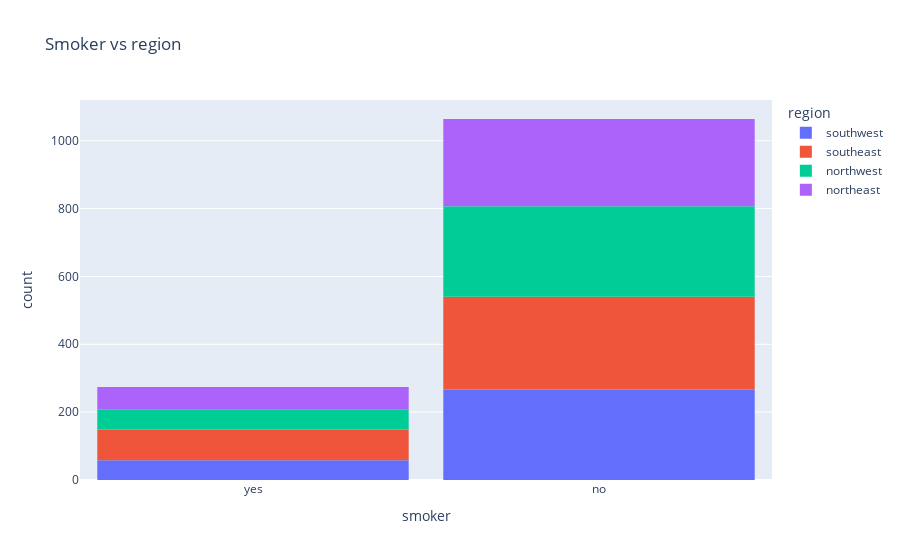

Notebook cell for this chart:
### Markdown cell above
Note that the smokers are fairly average acorss sex.

### Code cell
fig = px.histogram(medical_df, x='smoker', color='region', title='Smoker vs region')
fig.update_layout(bargap=0.1)
fig.show()

### Figure 1 — Plotly figure (JSON) as saved in the notebook; plotly's stock layout.template omitted (floating-point values rounded to 4 significant figures; data arrays with more than 128 entries replaced by an {"elided": "..."} marker saying what was removed)
{"data": [{"alignmentgroup": "True", "bingroup": "x", "hovertemplate": "region=southwest<br>smoker=%{x}<br>count=%{y}<extra></extra>", "legendgroup": "southwest", "marker": {"color": "#636efa", "pattern": {"shape": ""}}, "name": "southwest", "offsetgroup": "southwest", "orientation": "v", "showlegend": true, "x": {"elided": "325 str values"}, "xaxis": "x", "yaxis": "y", "type": "histogram"}, {"alignmentgroup": "True", "bingroup": "x", "hovertemplate": "region=southeast<br>smoker=%{x}<br>count=%{y}<extra></extra>", "legendgroup": "southeast", "marker": {"color": "#EF553B", "pattern": {"shape": ""}}, "name": "southeast", "offsetgroup": "southeast", "orientation": "v", "showlegend": true, "x": {"elided": "364 str values"}, "xaxis": "x", "yaxis": "y", "type": "histogram"}, {"alignmentgroup": "True", "bingroup": "x", "hovertemplate": "region=northwest<br>smoker=%{x}<br>count=%{y}<extra></extra>", "legendgroup": "northwest", "marker": {"color": "#00cc96", "pattern": {"shape": ""}}, "name": "northwest", "offsetgroup": "northwest", "orientation": "v", "showlegend": true, "x": {"elided": "325 str values"}, "xaxis": "x", "yaxis": "y", "type": "histogram"}, {"alignmentgroup": "True", "bingroup": "x", "hovertemplate": "region=northeast<br>smoker=%{x}<br>count=%{y}<extra></extra>", "legendgroup": "northeast", "marker": {"color": "#ab63fa", "pattern": {"shape": ""}}, "name": "northeast", "offsetgroup": "northeast", "orientation": "v", "showlegend": true, "x": {"elided": "324 str values"}, "xaxis": "x", "yaxis": "y", "type": "histogram"}], "layout": {"xaxis": {"anchor": "y", "domain": [0.0, 1.0], "title": {"text": "smoker"}}, "yaxis": {"anchor": "x", "domain": [0.0, 1.0], "title": {"text": "count"}}, "legend": {"title": {"text": "region"}, "tracegroupgap": 0}, "title": {"text": "Smoker vs region"}, "barmode": "relative", "bargap": 0.1}}
